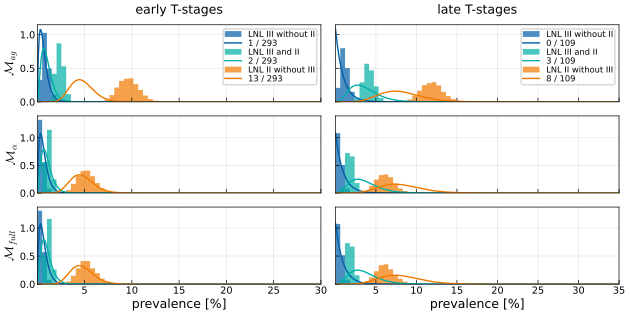

Reproduce this figure in Python.
"""
Script to plot histograms showing the contralateral correlations between the LNLs II
and III for the three bilateral models but only considering the cases of the tumor
NOT extending over the mid-sagittal plane.
"""
from pathlib import Path
import matplotlib.pyplot as plt

import numpy as np
import lyscripts.plot.histograms as lyhist

from _utils import Histogram, Posterior, draw


DATA_DIR = Path("../data")
USZ_COLORS = {
    "blue": '#005ea8',
    "green": '#00afa5',
    "orange": '#f17900',
    "red": '#ae0060',
    "gray": '#c5d5db',
}
EXT = "noext"


if __name__ == "__main__":
    plt.style.use("../../../.mplstyle")

    fig, ax = plt.subplots(
        nrows=3, ncols=2,
        sharex="col", sharey="row",
        figsize=lyhist.get_size(width="full", ratio=2.),
    )

    data_panel = {}
    for row, file in zip(
        ["top"      , "middle"             , "bottom"                ],
        ["bilateral", "midline-with-mixing", "midline-without-mixing"],
    ):
        data_panel[row] = {}
        for col, stage in zip(
            ["left" , "right"],
            ["early", "late" ],
        ):
            data_panel[row][col] = []
            for scenario, color, label in zip(
                ["contraIIInotII"    , "contraIIandIII", "contraIInotIII"    ],
                ["blue"              , "green"         , "orange"            ],
                ["LNL III without II", "LNL III and II", "LNL II without III"],
            ):
                data_panel[row][col].append(
                    Histogram(
                        filename=DATA_DIR / f"{file}-v3-prevalences.hdf5",
                        dataname=f"{scenario}/{stage}/{EXT}",
                        kwargs={"color": USZ_COLORS[color], "label": label},
                    )
                )
                data_panel[row][col].append(
                    Posterior(
                        filename=DATA_DIR / f"{file}-v3-prevalences.hdf5",
                        dataname=f"{scenario}/{stage}/{EXT}",
                        kwargs={"color": USZ_COLORS[color]},
                    )
                )

    left_row = [data_panel[row]["left"] for row in ["top", "middle", "bottom"]]
    right_row = [data_panel[row]["right"] for row in ["top", "middle", "bottom"]]

    top_col = [data_panel["top"][col] for col in ["left", "right"]]
    middle_col = [data_panel["middle"][col] for col in ["left", "right"]]
    bottom_col = [data_panel["bottom"][col] for col in ["left", "right"]]

    left_row_min = 100.
    left_row_max = 0.
    for panel in left_row:
        for c in panel:
            left_row_min = np.minimum(left_row_min, c.min_val)
            left_row_max = np.maximum(left_row_max, c.max_val)

    right_row_min = 100.
    right_row_max = 0.
    for panel in right_row:
        for c in panel:
            right_row_min = np.minimum(right_row_min, c.min_val)
            right_row_max = np.maximum(right_row_max, c.max_val)

    left_row_max = 30.
    right_row_max = 35.

    draw(
        ax[0,0],
        contents=data_panel["top"]["left"],
        xlim=[left_row_min, left_row_max],
    )
    draw(
        ax[0,1],
        contents=data_panel["top"]["right"],
        xlim=[right_row_min, right_row_max],
    )
    ax[0,0].legend(fontsize=6.)
    ax[0,0].set_title("early T-stages")
    ax[0,0].set_ylabel(r"$\mathcal{M}_{ag}$")
    ax[0,1].legend(fontsize=6.)
    ax[0,1].set_title("late T-stages")

    draw(
        ax[1,0],
        contents=data_panel["middle"]["left"],
        xlim=[left_row_min, left_row_max],
    )
    draw(
        ax[1,1],
        contents=data_panel["middle"]["right"],
        xlim=[right_row_min, right_row_max],
    )
    ax[1,0].set_ylabel(r"$\mathcal{M}_\alpha$")

    draw(
        ax[2,0],
        contents=data_panel["bottom"]["left"],
        xlim=[left_row_min, left_row_max],
    )
    draw(
        ax[2,1],
        contents=data_panel["bottom"]["right"],
        xlim=[right_row_min, right_row_max],
    )
    ax[2,0].set_ylabel(r"$\mathcal{M}_{full}$")
    ax[2,0].set_xlabel("prevalence [%]")
    ax[2,1].set_xlabel("prevalence [%]")

    plt.savefig(f"contra-correlations-{EXT}.svg")
